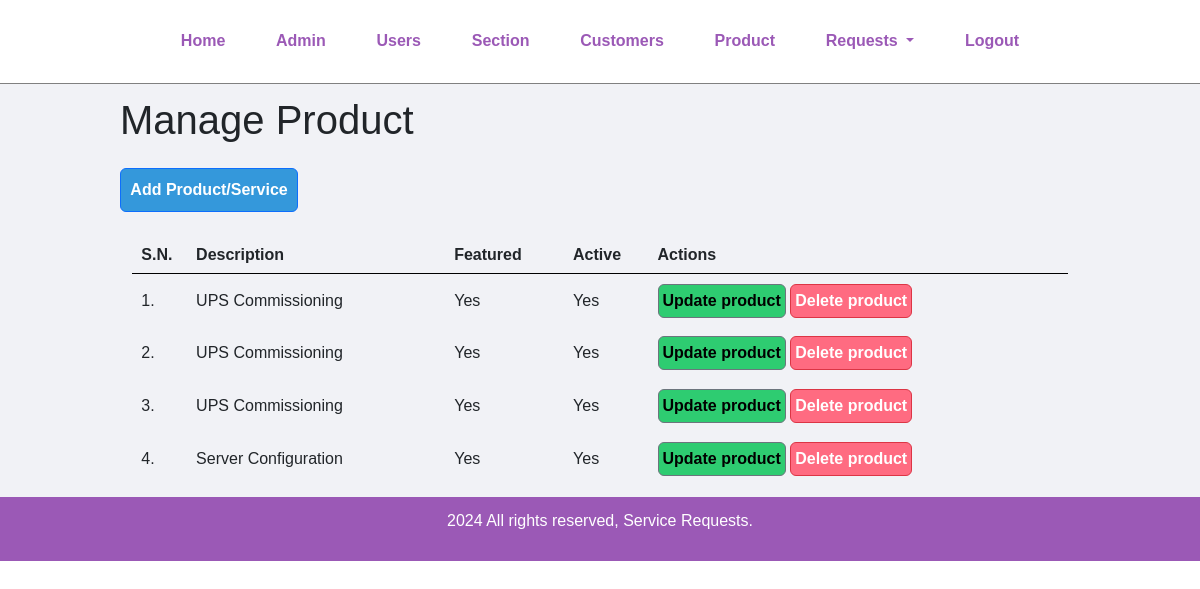
The app's page /manage-product.php (signed in), older data.
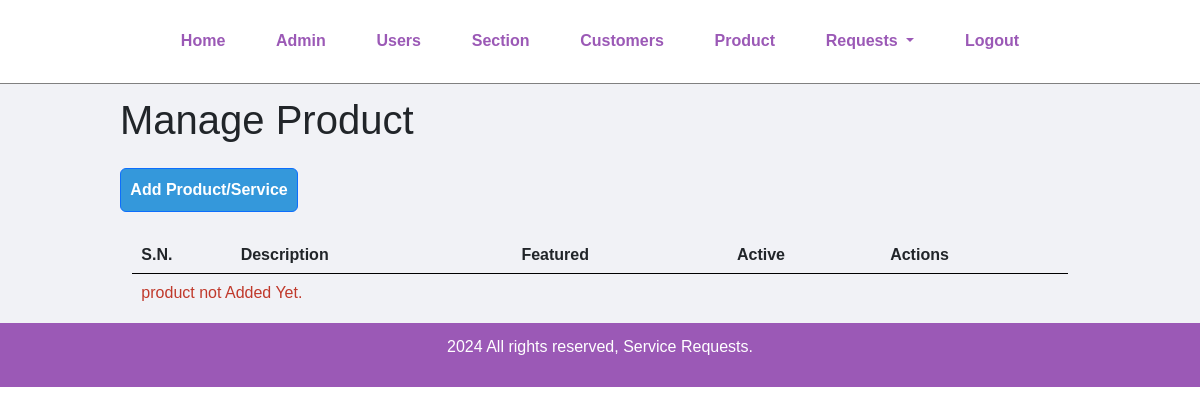
The same page, newer data.
### tables this page shows
CREATE TABLE `tbl_product` (
  `id` int(10) UNSIGNED NOT NULL,
  `title` varchar(100) NOT NULL,
  `description` text NOT NULL,
  `price` double NOT NULL,
  `image_name` varchar(255) NOT NULL,
  `section_id` int(10) UNSIGNED NOT NULL,
  `featured` varchar(10) NOT NULL,
  `active` varchar(10) NOT NULL
);

### manage-product.php (the view, shortened to what this page needs)
<?php include('partials/menu.php'); ?>
    <div class="main-content">
        <div class="wrapper">
            <h1 class="row mb-4">Manage Product</h1>
            <a href="<?php echo SITEURL; ?>add-product.php" class="btn btn-primary col-sm-1.2 row mb-4">Add Product/Service</a>
            <table class="tbl-full">
                <tr>
                    <th>S.N.</th>
                    <th>Description</th>
                    <th>Featured</th>
                    <th>Active</th>
                    <th>Actions</th>
                </tr>
                <?php
                    $sql = "SELECT * FROM tbl_product";
                    $res = mysqli_query($conn, $sql);
                    $count = mysqli_num_rows($res);
                    $sn=1;
                    if($count>0)
                    {
                        while($row=mysqli_fetch_assoc($res))
                        {
                            $id = $row['id'];
                            $title = $row['title'];
                            $featured = $row['featured'];
                            $active = $row['active'];
                            ?>
                            <tr>
                                <td><?php echo $sn++; ?>. </td>
                                <td><?php echo $title; ?></td>
                                <td><?php echo $featured; ?></td>
                                <td><?php echo $active; ?></td>
                                <td>
                                    <a href="<?php echo SITEURL; ?>update-product.php?id=<?php echo $id; ?>" class="btn btn-secondary col-sm-2.5">Update product</a>
                                    <a href="<?php echo SITEURL; ?>delete-product.php?id=<?php echo $id; ?>" class="btn btn-danger col-sm-2.5">Delete product</a>
                                </td>
                            </tr>
                            <?php
                        }
                    }
                    else
                    {
                        echo "<tr> <td colspan='7' class='error'> product not Added Yet. </td> </tr>";
                    }
                ?>
            </table>
        </div>
    </div>
    <?php include('partials/footer.php'); ?>

Row changes from the older to the newer data that the page shows:
removed tbl_product: title "UPS Commissioning", featured "Yes", active "Yes"
removed tbl_product: title "UPS Commissioning", featured "Yes", active "Yes"
removed tbl_product: title "UPS Commissioning", featured "Yes", active "Yes"
removed tbl_product: title "Server Configuration", featured "Yes", active "Yes"
Text that changed along with them:
text now shown: "product not Added Yet."
